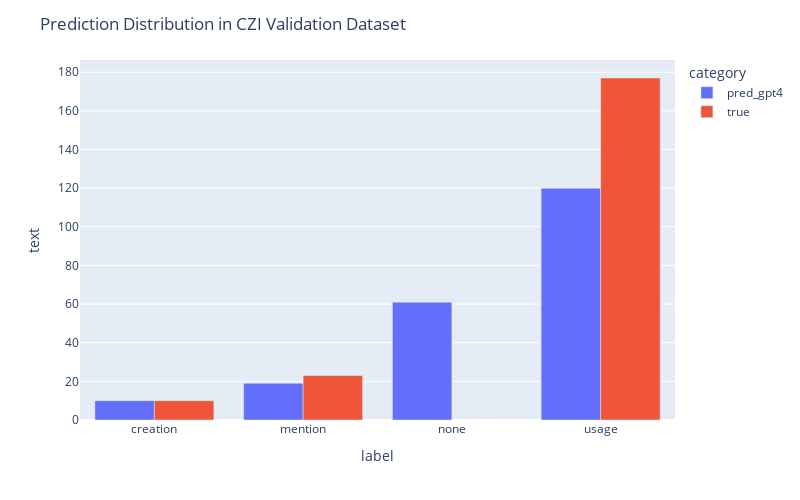

This figure's notebook cell:
### Markdown cell above
### Error Analysis

### Code cell
def get_pred_label(x, completed_sentences, y_pred_completed):
    for sent, label in zip(completed_sentences, y_pred_completed):
        if sent == x:
            return label
    return 'no_prediction'
    
czi_val_df['category'] = 'true'
czi_val_df['pred_label'] = czi_val_df['text'].apply(lambda x: get_pred_label(x, test_completed_sentences_czi, y_pred_completed_czi))
czi_val_df_pred = czi_val_df.copy()
czi_val_df_pred['category'] = 'pred_gpt4'
czi_val_df_pred['label'] = czi_val_df_pred['pred_label']


czi_val_df_all = pd.concat([czi_val_df_pred, czi_val_df])

labels_grouped = czi_val_df_all.groupby(['label', 'category']).count().reset_index()
fig = px.bar(labels_grouped, x = 'label', y = 'text', color = 'category', barmode = 'group')
fig.update_layout(width=800,height=500, title = 'Prediction Distribution in CZI Validation Dataset')

### Figure 1 — Plotly figure (JSON) as saved in the notebook; plotly's stock layout.template omitted (floating-point values rounded to 4 significant figures)
{"data": [{"alignmentgroup": "True", "hovertemplate": "category=pred_gpt4<br>label=%{x}<br>text=%{y}<extra></extra>", "legendgroup": "pred_gpt4", "marker": {"color": "#636efa", "pattern": {"shape": ""}}, "name": "pred_gpt4", "offsetgroup": "pred_gpt4", "orientation": "v", "showlegend": true, "textposition": "auto", "type": "bar", "x": ["creation", "mention", "none", "usage"], "xaxis": "x", "y": [10, 19, 61, 120], "yaxis": "y"}, {"alignmentgroup": "True", "hovertemplate": "category=true<br>label=%{x}<br>text=%{y}<extra></extra>", "legendgroup": "true", "marker": {"color": "#EF553B", "pattern": {"shape": ""}}, "name": "true", "offsetgroup": "true", "orientation": "v", "showlegend": true, "textposition": "auto", "type": "bar", "x": ["creation", "mention", "usage"], "xaxis": "x", "y": [10, 23, 177], "yaxis": "y"}], "layout": {"barmode": "group", "height": 500, "legend": {"title": {"text": "category"}, "tracegroupgap": 0}, "margin": {"t": 60}, "title": {"text": "Prediction Distribution in CZI Validation Dataset"}, "width": 800, "xaxis": {"anchor": "y", "autorange": true, "domain": [0, 1], "range": [-0.5, 3.5], "title": {"text": "label"}, "type": "category"}, "yaxis": {"anchor": "x", "autorange": true, "domain": [0, 1], "range": [0, 186.3], "title": {"text": "text"}, "type": "linear"}}}
